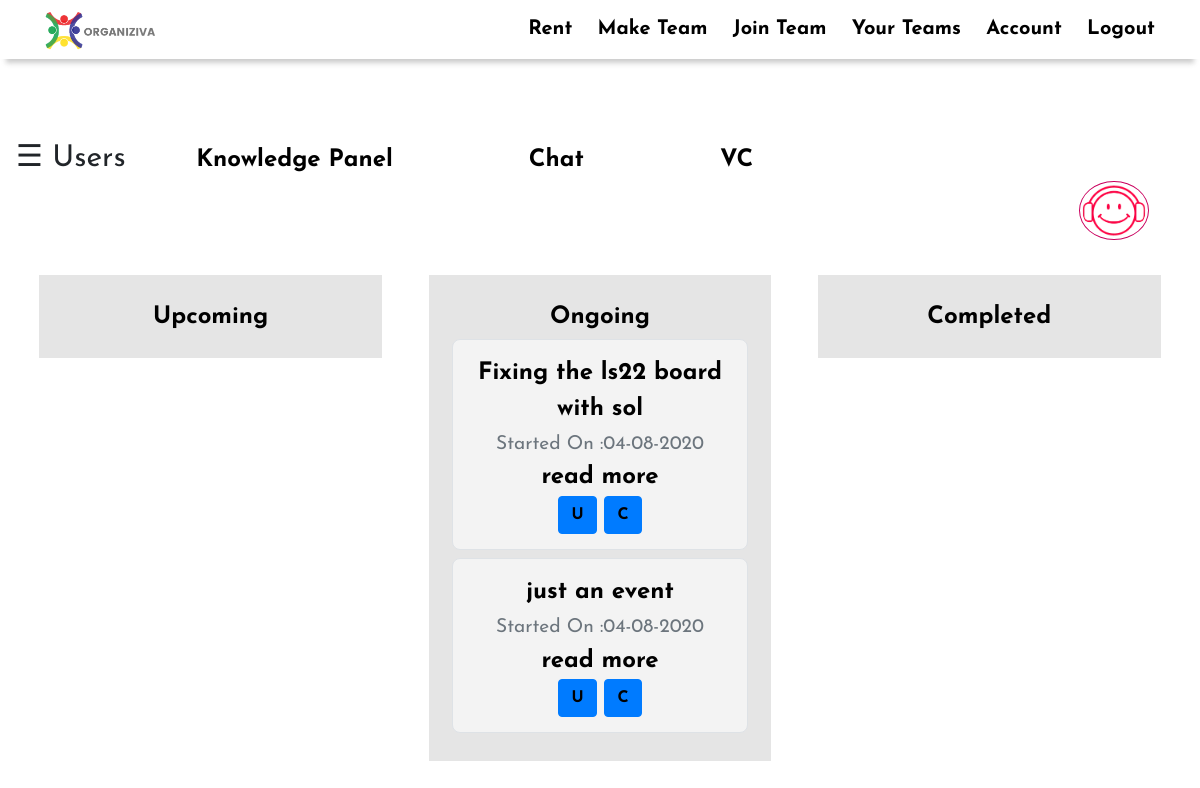
The page /c958cd92c34a6f77dpsrohini/team (signed in) on the database its author committed.
### Tool/models.py (models this page shows, shortened)
class Events(db.Model):
    __tablename__ = 'events'
    id = db.Column(db.Integer, primary_key = True)
    teamid = db.Column(db.Integer, db.ForeignKey('teams.randomid'))
    date = db.Column(db.DateTime,nullable = False,default=datetime.now)
    start_date = db.Column(db.DateTime,nullable = True)
    end_date = db.Column(db.DateTime,nullable = True)
    title = db.Column(db.String)
    event = db.Column(db.String)
    type = db.Column(db.String)

### app.py (the view)
@app.route('/<team_id>/team', methods = ['GET' , 'POST'])
@login_required
def team(team_id):
    team = Team.query.filter_by(randomid = team_id).first()
    if current_user in team.workers:
        team_upcoming = Events.query.filter_by(type = 'upcoming', teamid = team_id).order_by(Events.start_date.asc())
        for upcoming in team_upcoming:
            if upcoming.start_date is None:
                continue
            now = datetime.now()
            if upcoming.start_date.strftime('%d-%m-%Y') <= now.strftime('%d-%m-%Y'):
                return redirect(url_for('change_event' , team_id = team_id , event_id = upcoming.id , type = 'o'))
        team_ongoing = Events.query.filter_by(type = 'ongoing', teamid = team_id).order_by(Events.start_date.asc())
        team_completed = Events.query.filter_by(type = 'completed', teamid = team_id).order_by(Events.date.asc())
        team_owner = team.ownerid
    else:
        abort(403)
    return render_template('team.htm',team = team ,team_owner = team_owner, team_upcoming = team_upcoming,
                            team_ongoing = team_ongoing , team_completed = team_completed , team_id = team_id )

### Tool/models.py (called while the page is built)
@login_manager.user_loader
def load_user(user_id):
    return User.query.get(user_id)

### Tool/templates/team.htm (shortened to what this page needs)
{%extends 'base.htm'%}
{%block content%}
<div id="main">
  <br><br><br><br><br>
<span style="font-size:30px;cursor:pointer" onclick="openNav()">&#9776; Users</span>
<a style=" padding: 0.61% ;border-radius: 7%;" class="addition" href="{{url_for('all_knowledge' , team_id = team_id)}}">Knowledge Panel</a>
<a style=" padding: 0.61% ;border-radius: 7%;" class="addition" href="{{url_for('sessions' , teamid = team_id)}}">Chat</a>
<a title="video call" style=" padding: 0.61% ;border-radius: 7%;" class="addition" href="{{url_for('vc' , team_id = team_id)}}">VC</a>
<div class="portfolio">
  <div class="portfolio-item">
      <a href="#lightbox" title="Relaxing Music" class="button"><img style="float: right; margin-bottom: 3% ;padding: 0.2%; margin-right: 3%; border-radius: 50%; border: 1px solid rgb(201, 0, 94);" src="{{url_for('static', filename="head.png")}}" alt="Music to deal with fatigue"  width="70px"></a>
  </div>
</div>
<div class="lists">
  <div class="list">
    {%if team_owner == current_user.id%}
      <a title="Add Event" align = "center" href="{{url_for('make_upcoming' , team_id = team_id , type = 'upcoming')}}">
        <i class="fa fa-calendar-plus-o" style="font-size:24px"></i>
        Upcoming</a>
    {%else%}
    <center>Upcoming</center>
    {%endif%}
  </div>
  <div class="list">
    {%if team_owner == current_user.id%}
      <a title="Add Event" align = "center" href="{{url_for('make_upcoming' , team_id = team_id ,type = 'ongoing')}}">
        <i class="fa fa-calendar-plus-o" style="font-size:24px"></i>
        Ongoing</a>
    {%else%}
    <center>Ongoing</center>
    {%endif%}
    {%if team_ongoing%}
      {%for event in team_ongoing%}
      <div class = "list-item jumbotron border">
        {{event.title}}
        <small id="emailHelp" class="form-text text-muted">Started On :{{event.start_date.strftime('%d-%m-%Y')}}</small>
        <a href="{{url_for('event' ,team_id = team_id, event_id = event.id )}}">read more</a>
        <br>
        <a style="font-weight: 800;" class="btn btn-primary" title = "Change to Upcoming" href="{{url_for('change_event' , team_id = team_id , event_id = event.id , type = 'u')}}">U</a>
        <a style="font-weight: 800;" class="btn btn-primary" title = "Change to Completed" href="{{url_for('change_event' , team_id = team_id , event_id = event.id , type = 'c')}}">C</a>
      </div>
      {%endfor%}
    {%endif%}
  </div>
  <div class="list">
    {%if team_owner == current_user.id%}
      <a title="Add Event" align = "center" href="{{url_for('make_upcoming' , team_id = team_id , type = 'completed')}}">
        <i class="fa fa-calendar-plus-o" style="font-size:24px"></i>
        Completed</a>
    {%else%}
    <center>Completed</center>
    {%endif%}
  </div>
</div>
</div>
{%endblock%}

### Tool/static/remote.css (style rules this page uses)
html { scroll-behavior: smooth; }
body { font-family: 'Josefin Sans', sans-serif !important; }
a { text-decoration: none !important; color: black !important; }
.addition { font-family: 'Josefin Sans', sans-serif; font-size: 150%; font-weight: 900; margin: 5%; margin-top: 15% !important; }
* { margin: 0; padding: 0; box-sizing: border-box; }
.lists { font-family: 'Josefin Sans', sans-serif; color: black; font-size: x-large; font-weight: 700; display: flex; flex: 1; width: 100%; }
.lists .list { display: flex; flex-flow: column; flex: 1; width: 100%; max-height: fit-content; height: 100%; background-color: rgba(0, 0, 0, 0.1); margin: 0 2%; padding: 2%; transition: all 0.2s linear; }
.lists .list .list-item { background-color: #F3F3F3; border-radius: 8px; padding: 15px 20px; text-align: center; margin: 4px 0px; }
* { box-sizing: border-box; }

### Tool/templates/team.htm (style rules this page uses)
body { font-family: "Lato", sans-serif; transition: background-color .5s; }
#main { transition: margin-left .5s; padding: 16px; }

### rows shown on the page
Events: title "Fixing the ls22 board with sol", start_date "04-08-2020"
Events: title "just an event", start_date "04-08-2020"
